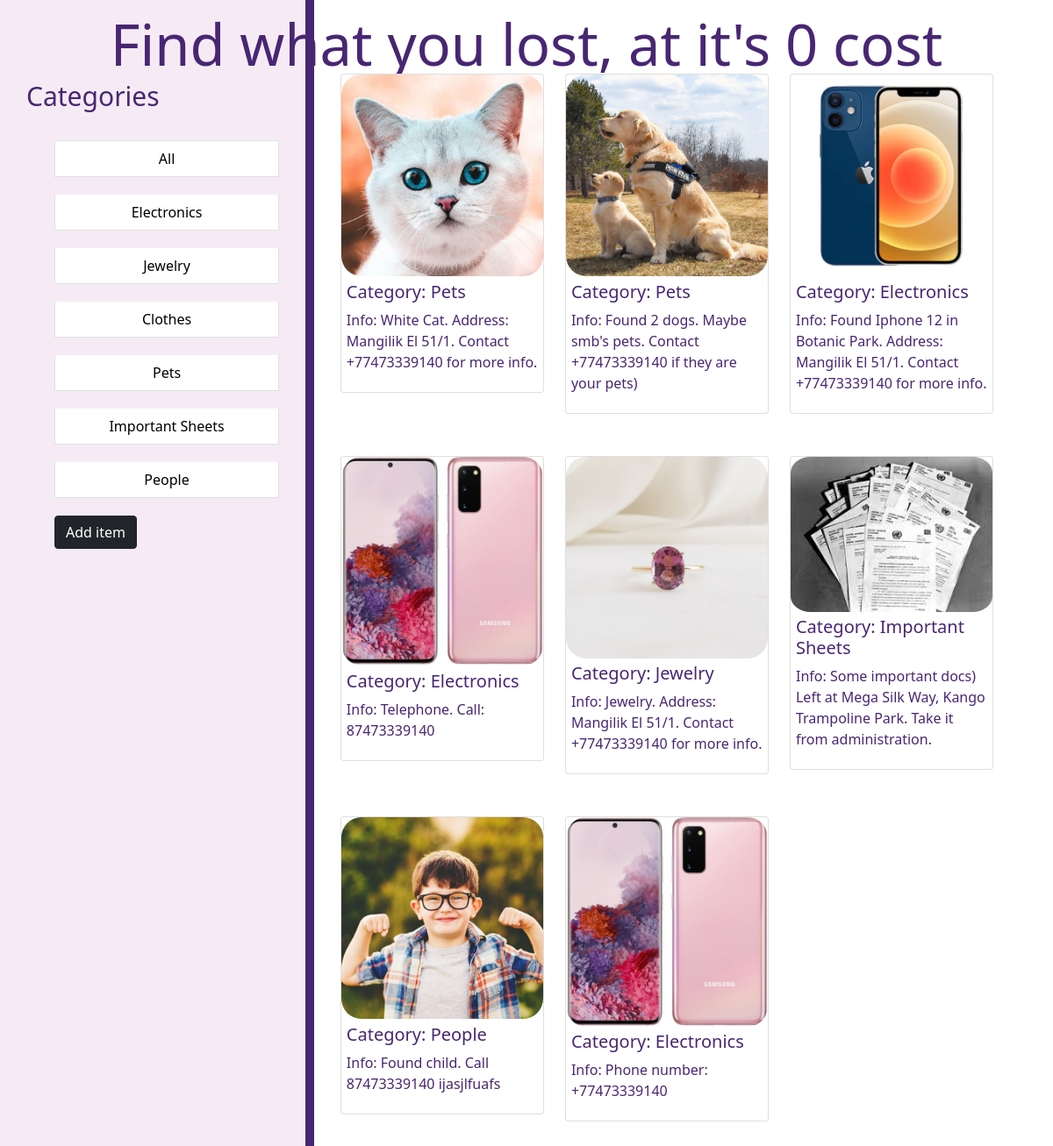
The page / on the database its author committed.
### photos/models.py (models this page shows, shortened)
class Categories(models.Model):
    name = models.CharField(max_length=100, null=False, blank=False)
    class Meta:
        verbose_name = "Category"
        verbose_name_plural = "Categories"

class ReadMore(models.Model):
    category = models.ForeignKey(Categories, on_delete=models.SET_NULL, null=True, blank=True)
    image = models.ImageField(null=False, blank=False)
    text = models.TextField(max_length=250, null=False, blank=False)
    class Meta:
        verbose_name = "Read More"
        verbose_name_plural = "Read More DB"

### photos/views.py (the view)
# urls.py: path('', views.index, name='index'),
def index(request):
    category = request.GET.get('category')
    if category == None:
        photos = ReadMore.objects.all()
    else:
        photos = ReadMore.objects.filter(category__name__contains = category)
    categories = Categories.objects.all()
    dic = {'categories' : categories, 'photos': photos}
    return render(request, 'photos/index.html', dic)

### photos/templates/photos/index.html (shortened to what this page needs)
{% load static %}
<!doctype html>
<html lang="en">
<head>
    <link rel="stylesheet" href="{% static 'photos/css/main.css' %}">
    <link rel="stylesheet" href="https://cdn.jsdelivr.net/npm/bootstrap@5.1.3/dist/css/bootstrap.min.css">
</head>
<body>
    <header>
        <h1>Find what you lost, at it's 0 cost</h1>
    </header>
    <nav>
        <h3>Categories</h3>
        <ul class="categories list">
            <li class="list-group-item">
                <a href="{% url 'index' %}">All</a>
            </li>
            {% for category in categories %}
            <li class="list-group-item">
                <a href="{% url 'index' %}?category={{category.name}}">{{category.name}}</a>
            </li>
            {% endfor %}
            <a href="{% url 'add' %}" class="btn btn-dark">Add item</a>
        </ul>
    </nav>
    <main>
        <div class="col-md-11">
            <div class="row">
                {% for photo in photos %}
                <div class="col-md-4">
                    <div class="card my-4">
                        <img alt="image" src="{{ photo.image.url }}">
                        <div class="textinside">
                            <h5> Category: {{ photo.category.name }} </h5>
                            <p> Info: {{ photo.text }} </p>
                        </div>
                    </div>
                </div>
                {% empty %}
                <div class="else">
                    <h3>Unfortunately, there are no items founded... Probably, author didn't chose category, so try checking category 'all' or come back to site later.</h3>
                    <h1>...</h1>
                </div>
                {% endfor %}
            </div>
        </div>
    </main>
</body>
</html>

### static/photos/css/main.css (style rules this page uses)
body { min-height: 100vh; display: flex; align-items: center; justify content: center; }
nav { background: #f6ebf4; padding: 2.5%; float: left; width: 400px; height: 2000px; color: #f6ebf4; border-right: 10px solid #482673; }
nav h3 { margin-top: 50px; font-size: 30px; cursive; font-weight: semi-bold; line-height: 60px; color: #482673; }
nav ul { list-style: none }
nav ul li, nav ul a { color: black; margin-top: 20px; transition: transform .4s ease; text-decoration: none; text-align: center; }
main { padding-left: 2.5%; padding-top: 5%; width: 80%; float: left; height: 2000px; }
img { max-height: 400px; border-radius: 10%; }
header h1 { cursive; font-size: 65px; font-weight: semi-bold; line-height: 60px; color: #482673; position:absolute; top:20px; text-align: center; width: 100% }
.card { color: #482673; }
.textinside { margin: 2.5%; }

### rows shown on the page
Categories: name "Electronics"
Categories: name "Jewelry"
Categories: name "Clothes"
Categories: name "Pets"
Categories: name "Important Sheets"
Categories: name "People"
ReadMore: image (picture), category.name "Pets", text "White Cat. Address: Mangilik El 51/1. Contact +77473339140 for more info."
ReadMore: image (picture), category.name "Pets", text "Found 2 dogs. Maybe smb's pets. Contact +77473339140 if they are your pets)"
ReadMore: image (picture), category.name "Electronics", text "Found Iphone 12 in Botanic Park. Address: Mangilik El 51/1. Contact +77473339140 for more info."
ReadMore: image (picture), category.name "Electronics", text "Telephone. Call: 87473339140"
ReadMore: image (picture), category.name "Jewelry", text "Jewelry. Address: Mangilik El 51/1. Contact +77473339140 for more info."
ReadMore: image (picture), category.name "Important Sheets", text "Some important docs) Left at Mega Silk Way, Kango Trampoline Park. Take it from administration."
ReadMore: image (picture), category.name "People", text "Found child. Call 87473339140 ijasjlfuafs"
ReadMore: image (picture), category.name "Electronics", text "Phone number: +77473339140"
